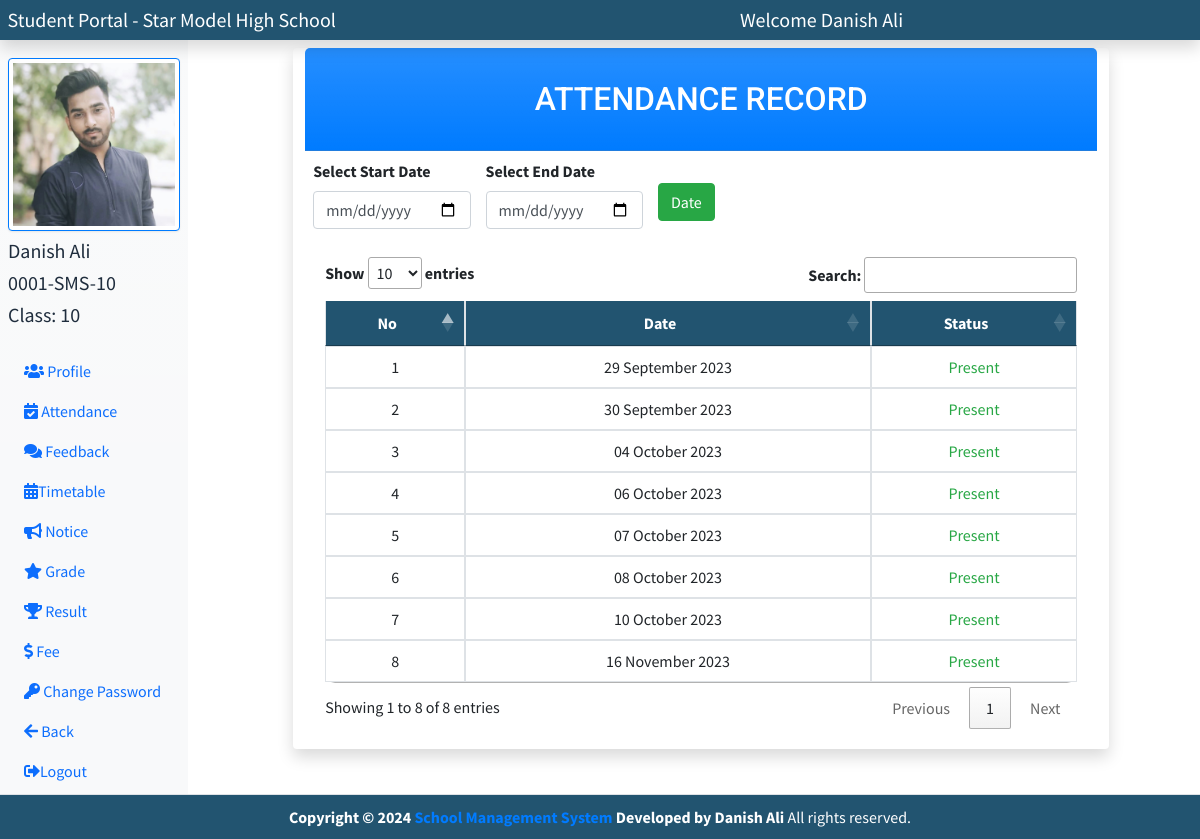
/student/index.php?attendance (signed in), run on the app's committed database.
### tables this page shows
CREATE TABLE `class` (
  `class_id` int(11) NOT NULL,
  `class_name` varchar(50) NOT NULL,
  `subject_name` varchar(300) NOT NULL,
  `section_name` varchar(50) NOT NULL,
  `c_teacher_id` int(11) NOT NULL,
  `created_at` datetime NOT NULL DEFAULT current_timestamp()
);

CREATE TABLE `attendance` (
  `attendance_id` int(11) NOT NULL,
  `a_teacher_id` int(11) NOT NULL,
  `a_class_id` int(11) NOT NULL,
  `a_student_id` int(11) NOT NULL,
  `attendance_status` enum('Present','Absent','Leave') NOT NULL,
  `attendance_date` datetime NOT NULL DEFAULT current_timestamp()
);

### student/attendance.php (the view)
<div class="container-fluid my-5 row col-md-10 mx-auto">
    <div class="card shadow">
        <div class="card-header text-center bg-primary bg-gradient text-white">
            <h2 class="my-heading">ATTENDANCE RECORD</h2>
        </div>
        <nav class="navbar">
            <form method="post" class="">
                <div class="row">
                    <div class="col-md-5">
                        <label for="att_date" class="form-label">Select Start Date</label>
                        <input type="date" class="form-control" id="start_date" name="start_date">
                    </div>
                    <div class="col-md-5">
                        <label for="att_date" class="form-label">Select End Date</label>
                        <input type="date" class="form-control" id="end_date" name="end_date">
                    </div>
                    <div class="col-md-2">
                        <br>
                        <button class="btn btn-success" id="date_filter" name="date_filer" type="submit">Date</button>
                    </div>
                </div>
            </form>
        </nav>
        <div class="card-body">
            <table class="table text-center my-table" id="my-dataTable">
                <thead class="table-light">
                    <tr>
                        <th scope="col">No</th>
                        <th scope="col">Date</th>
                        <th scope="col">Status</th>
                    </tr>
                </thead>
                <tbody>
                    <?php
                    $student_id = $_SESSION['student_id'];
                    $student_class = $_SESSION['student_class'];
                    if (isset($_POST['start_date']) && !empty($_POST['start_date']) && isset($_POST['end_date']) && !empty($_POST['end_date'])) {
                        $start_date = $_POST['start_date'];
                        $end_date = $_POST['end_date'];
                        $att_sql = "SELECT * FROM `attendance` WHERE a_class_id = $student_class AND a_student_id = $student_id AND attendance_date BETWEEN '$start_date' AND '$end_date'";
                        $att_result = $conn->query($att_sql);
                        $sno = 1;
                        if ($att_result->num_rows > 0) {
                            while ($att_row = $att_result->fetch_assoc()) {
                                $status = $att_row['attendance_status'];
                                $dateStr = $att_row['attendance_date'];
                                $convertedDate = date("d F Y", strtotime($dateStr));
                    ?>
                                <tr>
                                    <td><?= $sno++ ?></td>
                                    <td><?= $convertedDate ?></td>
                                    <?php if ($status === "Present") { ?>
                                        <td class="text-success"><?= $status ?></td>
                                    <?php  } else if ($status === "Absent") {    ?>
                                        <td class="text-danger"><?= $status ?></td>
                                    <?php  } else if ($status === "Leave") {    ?>
                                        <td class="text-warning"><?= $status ?></td>
                                    <?php  }  ?>
                                </tr>
                            <?php
                            }
                        } else {
                            ?>
                            <tr>
                                <td colspan="8">No attendance found for this student</td>
                            </tr>
                    <?php
                        }
                    } else {
                        $att_sql = "SELECT * FROM `attendance` WHERE a_class_id = $student_class AND a_student_id = $student_id";
                        $att_result = $conn->query($att_sql);
                        $sno = 1;
                        if ($att_result->num_rows > 0) {
                            while ($att_row = $att_result->fetch_assoc()) {
                                $status = $att_row['attendance_status'];
                                $dateStr = $att_row['attendance_date'];
                                $convertedDate = date("d F Y", strtotime($dateStr));
                    ?>
                                <tr>
                                    <td><?= $sno++ ?></td>
                                    <td><?= $convertedDate ?></td>
                                    <?php if ($status === "Present") { ?>
                                        <td class="text-success"><?= $status ?></td>
                                    <?php  } else if ($status === "Absent") {    ?>
                                        <td class="text-danger"><?= $status ?></td>
                                    <?php  } else if ($status === "Leave") {    ?>
                                        <td class="text-warning"><?= $status ?></td>
                                    <?php  }  ?>
                                </tr>
                            <?php
                            }
                        } else {
                            ?>
                            <tr>
                                <td colspan="8">No attendance found for this student</td>
                            </tr>
                    <?php
                        }
                    }
                    ?>
                </tbody>
            </table>
        </div>
    </div>
</div>

### student/partials/student_sidebar.php
<?php
    require_once('../partials/_connection.php');
    $student_pic = $_SESSION['student_pic'];
    $student_name = $_SESSION['student_name'];
    $student_rollno = $_SESSION['student_rollno'];
    $student_class_id = $_SESSION['student_class'];
    $fetch_class_sql = "SELECT class_name FROM class WHERE class_id = '$student_class_id' ";
    $class_result = $conn->query($fetch_class_sql);
    $fetch_class_row = $class_result->fetch_assoc();
    $student_class = $fetch_class_row['class_name'];
?>
<nav class="bg-light bg-gradient sidebar py-5 d-print-none m-0" style=" height: auto; margin-top:10px !important;">
    <div class="sidebar-sticky">
        <ul class="nav flex-column">
            <li class="nav-item mb-3">
                <img src="../admin/admin_images/registration/<?= $student_pic ?>" alt="<?= $student_name ?> Picture" class="border border-primary border-2 img-fluid img-thumbnail" width="200px">
                <h5 class="my-2"> <?= $student_name?> </h5>
                <h5 class="my-2"> <?= $student_rollno?> </h5>
                <h5 class="my-2">Class: <?= $student_class?> </h5>
            </li>
            <li class="nav-item">
                <a href="index.php?student_profile" class="nav-link">
                    <i class="fas fa-users"></i> Profile
                </a>
            </li>
            <li class="nav-item">
                <a href="index.php?attendance" class="nav-link">
                <i class="fa fa-calendar-check"></i> Attendance
                </a>
            </li>
            <li class="nav-item">
                <a href="index.php?feedback" class="nav-link">
                    <i class="fas fa-comments"></i> Feedback
                </a>
            </li>
            <li class="nav-item">
            <a href="index.php?timetable" class="nav-link">
              <i class="nav-icon fas fa-calendar-alt"></i>Timetable
            </a>
          </li>
            <li class="nav-item">
                <a href="index.php?notice" class="nav-link">
                    <i class="fas fa-bullhorn"></i> Notice
                </a>
            </li>
            <li class="nav-item">
                <a href="index.php?grade" class="nav-link">
                    <i class="fas fa-star"></i> Grade
                </a>
            </li>
            <li class="nav-item">
                <a href="index.php?result" class="nav-link">
                <i class="fas fa-trophy"></i> Result
                </a>
            </li>
            <li class="nav-item">
                <a href="index.php?fee" class="nav-link">
                <i class="fas fa-dollar-sign"></i> Fee
                </a>
            </li>
            <li class="nav-item">
                <a href="index.php?student_change_password" class="nav-link">
                    <i class="fas fa-key"></i> Change Password
                </a>
            </li>
            <li class="nav-item">
                <a href="../index.php" class="nav-link">
                <i class="fas fa-arrow-left"></i> Back
                </a>
            </li>
            <li class="nav-item">
                <a href="index.php?student_logout" class="nav-link">
                    <i class="fa fa-sign-out-alt"></i>Logout
                </a>
            </li>
        </ul>
    </div>
</nav>

### student/partials/student_head.php (style rules this page uses)
body { overflow-x: hidden; }
.my-heading { font-family: 'Baloo Paaji 2', cursive; font-family: 'Mulish', sans-serif; font-family: 'Roboto', sans-serif; text-align: center; font-size: 2rem; color: #fff; padding: 20px 0; margin: 0; transition: transform 0.3s ease-in-out; }
@media (min-width: 768px) { .my-table { border-collapse: collapse; border-radius: 10px; width: 100%; } }
@media (min-width: 768px) { .my-table th, .my-table td { padding: 10px; text-align: center; border: 1px solid #dee2e6; } }
@media (min-width: 768px) { .my-table th { background-color: #225470; color: white; font-weight: bold; } }
@media (min-width: 768px) { .my-table tbody tr:nth-child(odd) { background-color: #f2f2f2; } }
@media (min-width: 768px) { .my-table th { border-top: none; } }
@media (min-width: 768px) { .my-table tbody tr td { transition: box-shadow 0.3s ease; } }

### data on the page
class: class_name "10"
attendance: attendance_date "29 September 2023", attendance_status "Present"
attendance: attendance_date "30 September 2023", attendance_status "Present"
attendance: attendance_date "04 October 2023", attendance_status "Present"
attendance: attendance_date "06 October 2023", attendance_status "Present"
attendance: attendance_date "07 October 2023", attendance_status "Present"
attendance: attendance_date "08 October 2023", attendance_status "Present"
attendance: attendance_date "10 October 2023", attendance_status "Present"
attendance: attendance_date "16 November 2023", attendance_status "Present"

### other printed values
$student_name "Danish Ali"
$student_rollno "0001-SMS-10"
